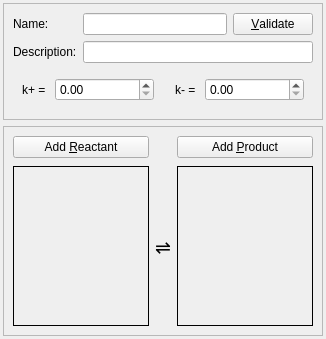
<?xml version="1.0" encoding="UTF-8"?>
<ui version="4.0">
 <class>stepWindow</class>
 <widget class="QWidget" name="stepWindow">
  <property name="geometry">
   <rect>
    <x>0</x>
    <y>0</y>
    <width>326</width>
    <height>339</height>
   </rect>
  </property>
  <property name="sizePolicy">
   <sizepolicy hsizetype="Preferred" vsizetype="Minimum">
    <horstretch>0</horstretch>
    <verstretch>0</verstretch>
   </sizepolicy>
  </property>
  <property name="minimumSize">
   <size>
    <width>326</width>
    <height>339</height>
   </size>
  </property>
  <property name="maximumSize">
   <size>
    <width>490</width>
    <height>339</height>
   </size>
  </property>
  <property name="acceptDrops">
   <bool>true</bool>
  </property>
  <property name="windowTitle">
   <string>Frame</string>
  </property>
  <layout class="QVBoxLayout" name="verticalLayout">
   <property name="margin">
    <number>3</number>
   </property>
   <item>
    <widget class="QFrame" name="frame_2">
     <property name="sizePolicy">
      <sizepolicy hsizetype="Preferred" vsizetype="Maximum">
       <horstretch>0</horstretch>
       <verstretch>0</verstretch>
      </sizepolicy>
     </property>
     <property name="frameShape">
      <enum>QFrame::StyledPanel</enum>
     </property>
     <property name="frameShadow">
      <enum>QFrame::Sunken</enum>
     </property>
     <layout class="QGridLayout" name="gridLayout_2">
      <item row="0" column="0">
       <widget class="QLabel" name="label_5">
        <property name="text">
         <string>Name:</string>
        </property>
       </widget>
      </item>
      <item row="0" column="1">
       <widget class="QLineEdit" name="txtName">
        <property name="text">
         <string/>
        </property>
       </widget>
      </item>
      <item row="0" column="2">
       <widget class="QPushButton" name="pushValidate">
        <property name="text">
         <string>&amp;Validate</string>
        </property>
       </widget>
      </item>
      <item row="3" column="0" colspan="3">
       <widget class="QFrame" name="frmKs">
        <property name="frameShape">
         <enum>QFrame::NoFrame</enum>
        </property>
        <property name="frameShadow">
         <enum>QFrame::Raised</enum>
        </property>
        <layout class="QHBoxLayout" name="horizontalLayout">
         <item>
          <widget class="QLabel" name="label_6">
           <property name="sizePolicy">
            <sizepolicy hsizetype="Maximum" vsizetype="Preferred">
             <horstretch>0</horstretch>
             <verstretch>0</verstretch>
            </sizepolicy>
           </property>
           <property name="text">
            <string>k+ = </string>
           </property>
          </widget>
         </item>
         <item>
          <widget class="QDoubleSpinBox" name="spinKPlus">
           <property name="buttonSymbols">
            <enum>QAbstractSpinBox::UpDownArrows</enum>
           </property>
           <property name="singleStep">
            <double>0.010000000000000</double>
           </property>
          </widget>
         </item>
         <item>
          <spacer name="horizontalSpacer">
           <property name="orientation">
            <enum>Qt::Horizontal</enum>
           </property>
           <property name="sizeType">
            <enum>QSizePolicy::Maximum</enum>
           </property>
           <property name="sizeHint" stdset="0">
            <size>
             <width>15</width>
             <height>20</height>
            </size>
           </property>
          </spacer>
         </item>
         <item>
          <widget class="QLabel" name="label_7">
           <property name="sizePolicy">
            <sizepolicy hsizetype="Maximum" vsizetype="Preferred">
             <horstretch>0</horstretch>
             <verstretch>0</verstretch>
            </sizepolicy>
           </property>
           <property name="text">
            <string>k- = </string>
           </property>
          </widget>
         </item>
         <item>
          <widget class="QDoubleSpinBox" name="spinKMinus">
           <property name="singleStep">
            <double>0.010000000000000</double>
           </property>
          </widget>
         </item>
        </layout>
       </widget>
      </item>
      <item row="1" column="0" rowspan="2">
       <widget class="QLabel" name="lblDesc">
        <property name="text">
         <string>Description:</string>
        </property>
       </widget>
      </item>
      <item row="1" column="1" rowspan="2" colspan="2">
       <widget class="QLineEdit" name="txtDesc"/>
      </item>
     </layout>
    </widget>
   </item>
   <item>
    <widget class="QFrame" name="frmStep">
     <property name="acceptDrops">
      <bool>false</bool>
     </property>
     <property name="frameShape">
      <enum>QFrame::StyledPanel</enum>
     </property>
     <property name="frameShadow">
      <enum>QFrame::Raised</enum>
     </property>
     <layout class="QGridLayout" name="gridLayout">
      <property name="verticalSpacing">
       <number>8</number>
      </property>
      <item row="1" column="0">
       <widget class="QFrame" name="frmReacs">
        <property name="sizePolicy">
         <sizepolicy hsizetype="MinimumExpanding" vsizetype="Preferred">
          <horstretch>0</horstretch>
          <verstretch>0</verstretch>
         </sizepolicy>
        </property>
        <property name="acceptDrops">
         <bool>false</bool>
        </property>
        <property name="frameShape">
         <enum>QFrame::Box</enum>
        </property>
        <layout class="QGridLayout" name="layReac">
         <property name="verticalSpacing">
          <number>1</number>
         </property>
        </layout>
       </widget>
      </item>
      <item row="0" column="0">
       <widget class="QPushButton" name="pushAddReac">
        <property name="text">
         <string>Add &amp;Reactant</string>
        </property>
       </widget>
      </item>
      <item row="1" column="1">
       <widget class="QLabel" name="label_2">
        <property name="sizePolicy">
         <sizepolicy hsizetype="Maximum" vsizetype="Expanding">
          <horstretch>0</horstretch>
          <verstretch>0</verstretch>
         </sizepolicy>
        </property>
        <property name="font">
         <font>
          <family>Sans Serif</family>
          <pointsize>14</pointsize>
         </font>
        </property>
        <property name="text">
         <string>⇌</string>
        </property>
        <property name="alignment">
         <set>Qt::AlignCenter</set>
        </property>
       </widget>
      </item>
      <item row="0" column="2">
       <widget class="QPushButton" name="pushAddProd">
        <property name="text">
         <string>Add &amp;Product</string>
        </property>
       </widget>
      </item>
      <item row="1" column="2">
       <widget class="QFrame" name="frmProds">
        <property name="sizePolicy">
         <sizepolicy hsizetype="MinimumExpanding" vsizetype="Preferred">
          <horstretch>0</horstretch>
          <verstretch>0</verstretch>
         </sizepolicy>
        </property>
        <property name="acceptDrops">
         <bool>false</bool>
        </property>
        <property name="frameShape">
         <enum>QFrame::Box</enum>
        </property>
        <layout class="QGridLayout" name="layProd">
         <property name="topMargin">
          <number>3</number>
         </property>
         <property name="bottomMargin">
          <number>3</number>
         </property>
        </layout>
       </widget>
      </item>
     </layout>
    </widget>
   </item>
  </layout>
 </widget>
 <tabstops>
  <tabstop>txtName</tabstop>
  <tabstop>pushValidate</tabstop>
  <tabstop>spinKPlus</tabstop>
  <tabstop>spinKMinus</tabstop>
  <tabstop>pushAddReac</tabstop>
  <tabstop>pushAddProd</tabstop>
 </tabstops>
 <resources/>
 <connections/>
</ui>
